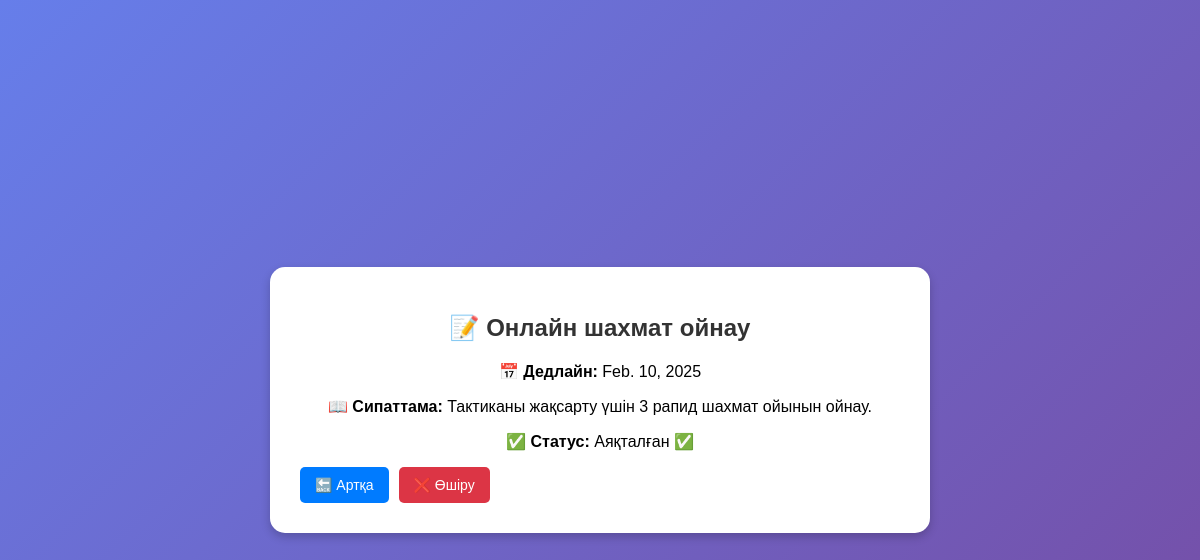
Screenshot of /todos/4/ with the database file from the repository.
### todos/models.py (models this page shows, shortened)
class Todo(models.Model):
    title = models.CharField(max_length=200)
    description = models.TextField()
    due_date = models.DateField()
    status = models.BooleanField(default=False)

### todos/views.py (the view)
# urls.py: path('<int:id>/', todo_detail, name='todo_detail'),
def todo_detail(request, id):
    todo = get_object_or_404(Todo, id=id)
    return render(request, "todos/todo_detail.html", {"todo": todo})

### todos/templates/todos/todo_detail.html (shortened to what this page needs)
{% load static %}
<!DOCTYPE html>
<html>
<head>
    <link rel="stylesheet" type="text/css" href="{% static 'todos/style.css' %}">
</head>
<body>
    <div class="container">
        <h1>📝 {{ todo.title }}</h1>
        <p><strong>📅 Дедлайн:</strong> {{ todo.due_date }}</p>
        <p><strong>📖 Сипаттама:</strong> {{ todo.description }}</p>
        <p><strong>✅ Статус:</strong> {% if todo.status %} Аяқталған ✅ {% else %} Аяқталмаған ❌ {% endif %}</p>
        <div class="buttons">
            <a href="{% url 'todo_list' %}">
                <button class="back-btn">🔙 Артқа</button>
            </a>
            <a href="{% url 'todo_delete' todo.id %}">
                <button class="delete-btn">❌ Өшіру</button>
            </a>
        </div>
    </div>
</body>
</html>

### todos/static/todos/style.css (style rules this page uses)
body { font-family: 'Poppins', sans-serif; background: linear-gradient(135deg, #667eea, #764ba2); color: white; margin: 0; padding: 0; display: flex; flex-direction: column; align-items: center; justify-content: center; min-height: 100vh; }
.container { background: white; padding: 30px; border-radius: 15px; box-shadow: 0 4px 10px rgba(0, 0, 0, 0.2); max-width: 600px; width: 90%; text-align: center; color: black; }
h1 { font-size: 24px; color: #333; margin-bottom: 20px; }
.buttons { margin-top: 10px; display: flex; gap: 10px; }
button { background: #007bff; color: white; border: none; padding: 10px 15px; cursor: pointer; border-radius: 5px; transition: 0.3s; font-size: 14px; }
.delete-btn { background: #dc3545; }

### rows the page displays
Todo: title "Онлайн шахмат ойнау", due_date "Feb. 10, 2025", description "Тактиканы жақсарту үшін 3 рапид шахмат ойынын ойнау."
